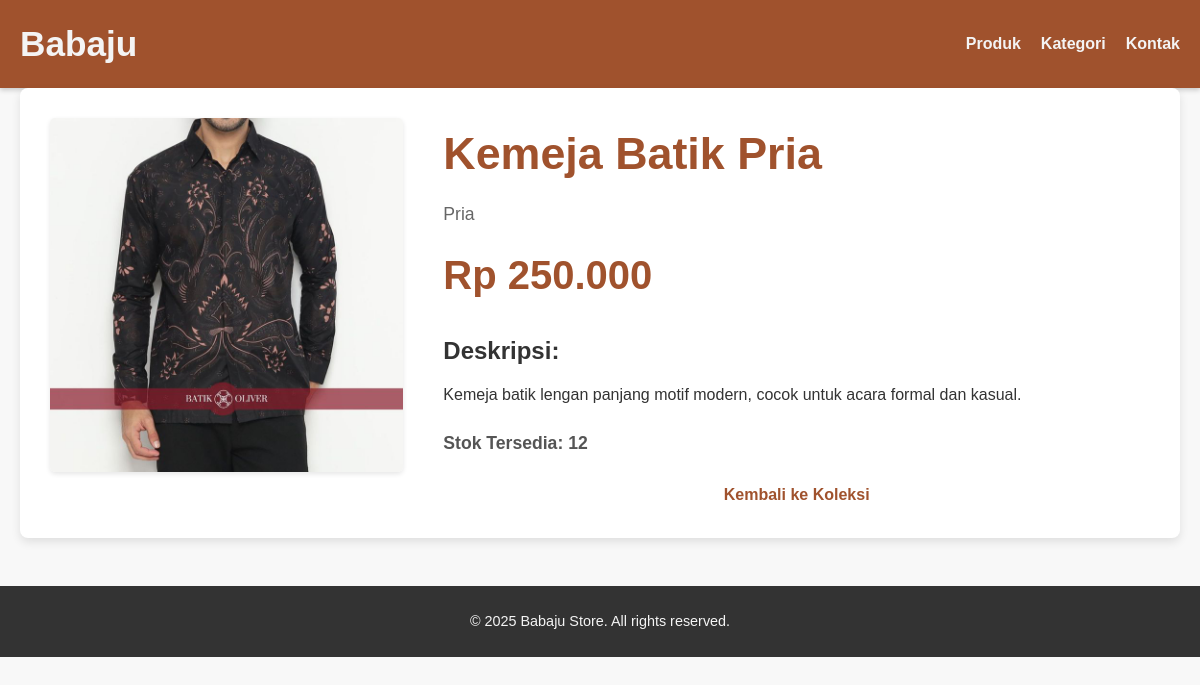
Screenshot of /?page=detailProduk&id=1 with the database file from the repository.
### tables this page shows
CREATE TABLE `products` (
  `id` int(11) NOT NULL,
  `name` varchar(255) NOT NULL,
  `description` text DEFAULT NULL,
  `price` decimal(10,2) NOT NULL,
  `image_url` varchar(255) DEFAULT NULL,
  `category_id` int(11) DEFAULT NULL,
  `stock_quantity` int(11) DEFAULT 0,
  `created_at` timestamp NOT NULL DEFAULT current_timestamp(),
  `updated_at` timestamp NOT NULL DEFAULT current_timestamp() ON UPDATE current_timestamp()
);

CREATE TABLE `categories` (
  `id` int(11) NOT NULL,
  `name` varchar(255) NOT NULL
);

### Controllers/ProductController.php (called while the page is built, shortened)
<?php
require_once 'Models/Product.php';
class ProductController {
    protected $productModel;
    public function __construct() {
        $this->productModel = new Product();
    }
    public function detail($id) {
        $product = $this->productModel->getProductById($id);
        $data['product'] = $product;
        $data['title'] = $product['name'] . ' - Babaju';
        $this->view('products/detail', $data);
    }
    public function view($view, $data = []) {
        extract($data);
        require_once 'Views/' . $view . '.php';
    }
}

### Models/Product.php (called while the page is built, shortened)
<?php
require_once __DIR__ . '/../Core/Database.php';
class Product {
    private $conn;
    private $table = 'products';
    public function __construct() {
        $database = new Database();
        $this->conn = $database->getConnection();
    }
    public function getProductById($id) {
        $query = "SELECT p.*, c.name as category_name
                  FROM " . $this->table . " p
                  LEFT JOIN categories c ON p.category_id = c.id
                  WHERE p.id = :id LIMIT 0,1";
        $stmt = $this->conn->prepare($query);
        $stmt->bindParam(':id', $id);
        $stmt->execute();
        return $stmt->fetch(PDO::FETCH_ASSOC);
    }
}

### Core/Database.php (called while the page is built, shortened)
<?php
class Database {
    private $host = 'localhost';
    private $db_name = 'babaju_store';
    private $username = 'root';
    private $password = '';
    public function getConnection() {
        $this->conn = null;
        try {
            $this->conn = new PDO("mysql:host=" . $this->host . ";dbname=" . $this->db_name, $this->username, $this->password);
            $this->conn->setAttribute(PDO::ATTR_ERRMODE, PDO::ERRMODE_EXCEPTION);
            $this->conn->exec("set names utf8");
        } catch(PDOException $exception) {
            echo "Connection error: " . $exception->getMessage();
            exit();
        }
        return $this->conn;
    }
}

### Views/products/detail.php (the view)
<section class="product-detail">
    <div class="detail-container">
        <div class="product-image">
            <img src="<?= BASEURL ?>/public/images/<?= $product['image_url'] ?>" alt="<?= $product['name'] ?>">
        </div>
        <div class="product-info">
            <h2><?= $product['name'] ?></h2>
            <p class="category"><?= $product['category_name'] ?></p>
            <p class="price">Rp <?= number_format($product['price'], 0, ',', '.') ?></p>
            <div class="description">
                <h3>Deskripsi:</h3>
                <p><?= $product['description'] ?></p>
            </div>
            <p class="stock">Stok Tersedia: <?= $product['stock_quantity'] ?></p>
            <a href="<?= BASEURL ?>" class="back-link">Kembali ke Koleksi</a>
        </div>
    </div>
</section>

### Public/css/style.css (style rules this page uses)
:root { --primary-color: #A0522D; --secondary-color: #D2B48C; --accent-color: #4CAF50; --delete-color: #dc3545; --text-dark: #333; --text-light: #f4f4f4; --bg-light: #ffffff; --bg-dark: #222; --border-color: #ddd; }
* { margin: 0; padding: 0; box-sizing: border-box; }
body { font-family: 'Arial', sans-serif; line-height: 1.6; color: var(--text-dark); background: #f8f8f8; }
a { text-decoration: none; color: var(--primary-color); }
img { max-width: 100%; height: auto; display: block; }
.product-detail .detail-container { display: flex; flex-wrap: wrap; gap: 40px; background: var(--bg-light); padding: 30px; border-radius: 8px; box-shadow: 0 4px 10px rgba(0,0,0,0.1); }
.product-detail .product-image { flex: 1; min-width: 300px; }
.product-detail .product-image img { border-radius: 5px; box-shadow: 0 2px 5px rgba(0,0,0,0.1); }
.product-detail .product-info { flex: 2; min-width: 350px; }
.product-detail h2 { font-size: 2.8rem; color: var(--primary-color); margin-bottom: 10px; }
.product-detail .category { font-size: 1.1rem; color: #666; margin-bottom: 15px; }
.product-detail .price { font-size: 2.5rem; color: var(--primary-color); font-weight: bold; margin-bottom: 25px; }
.product-detail .description h3 { font-size: 1.5rem; color: var(--text-dark); margin-bottom: 10px; }
.product-detail .description p { margin-bottom: 20px; line-height: 1.8; }
.product-detail .stock { font-size: 1.1rem; font-weight: bold; color: #555; margin-bottom: 25px; }
.product-detail .back-link { display: block; text-align: center; margin-top: 20px; color: var(--primary-color); font-weight: bold; transition: color 0.3s ease; }

### rows the page displays
products: image_url (picture), name "Kemeja Batik Pria", category.name "Pria", price "250.000", description "Kemeja batik lengan panjang motif modern, cocok untuk acara formal dan kasual.", stock_quantity "12"
